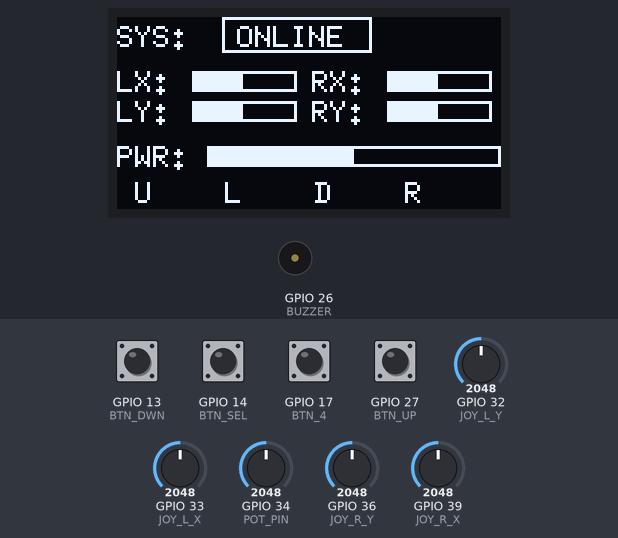
Simulated run of this sketch. Board: ESP32. Shown: 128×64 one-colour display, buzzer (waves = sounding). The inputs (shaded band) are chosen by the test bench; at power-on: GPIO 13 (BTN_DWN), GPIO 14 (BTN_SEL), GPIO 17 (BTN_4), GPIO 27 (BTN_UP) HIGH, GPIO 32 (JOY_L_Y) = 2048, GPIO 33 (JOY_L_X) = 2048, GPIO 34 (POT_PIN) = 2048, GPIO 36 (JOY_R_Y) = 2048, GPIO 39 (JOY_R_X) = 2048. USB keyboard and mouse output is not drawn.

Above: at 2.4 s.
2.5 s: GPIO 13 (BTN_DWN) pulled LOW for 0.15 s
At 2.62 s:
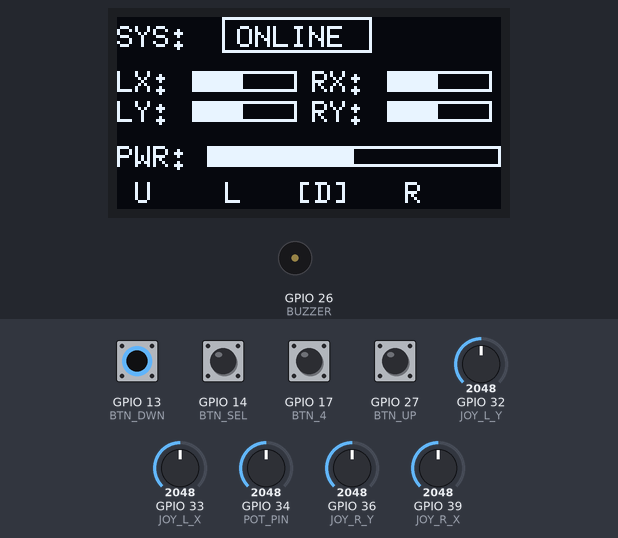
4.1 s: GPIO 14 (BTN_SEL) pulled LOW for 0.15 s
At 4.2 s:
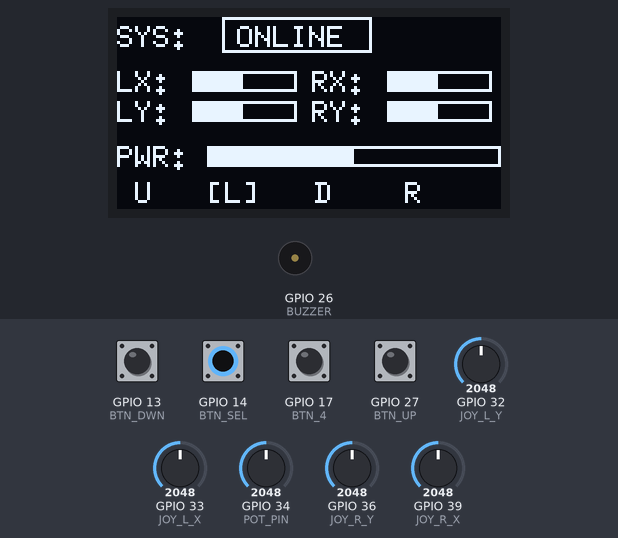
5.7 s: GPIO 17 (BTN_4) pulled LOW for 0.15 s
At 5.83 s:
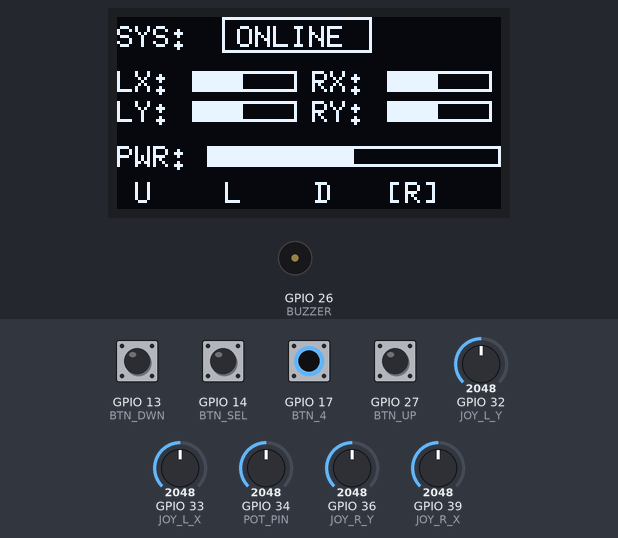
7.4 s: GPIO 27 (BTN_UP) pulled LOW for 0.15 s
At 7.51 s:
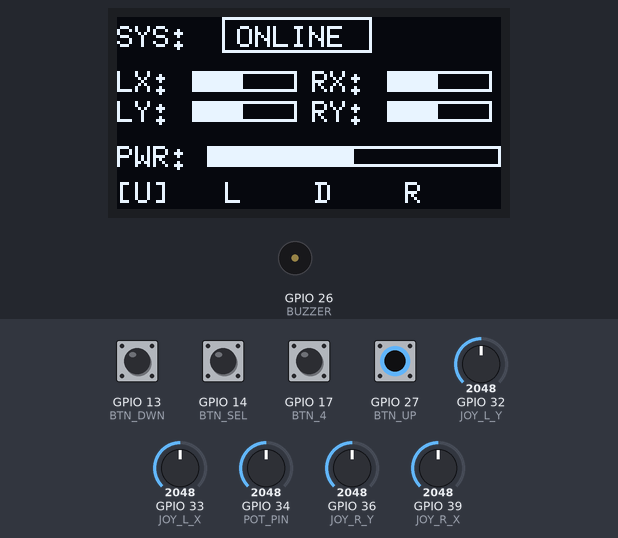
9.0 s: GPIO 32 (JOY_L_Y) set to 2866
At 9.3 s:
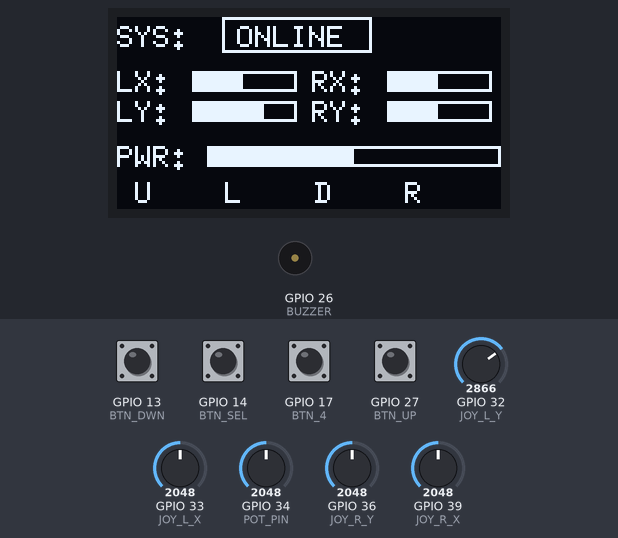
10.5 s: GPIO 33 (JOY_L_X) set to 2866
At 11.2 s:
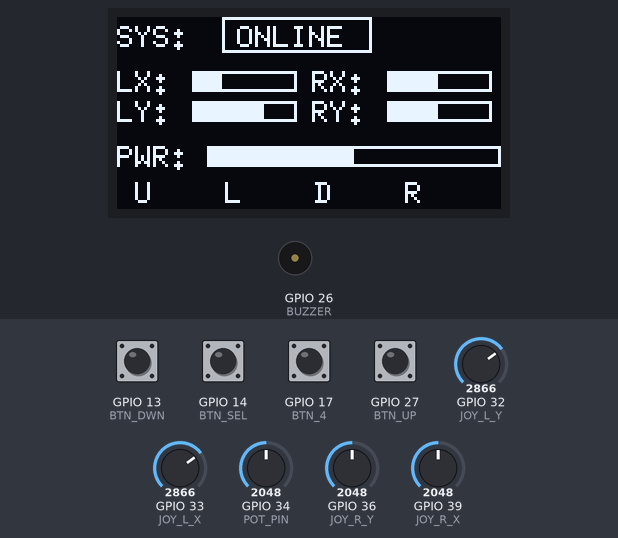
Timing chart, 0 to 13.0 s (numbered marks = the images above; inputs shaded):
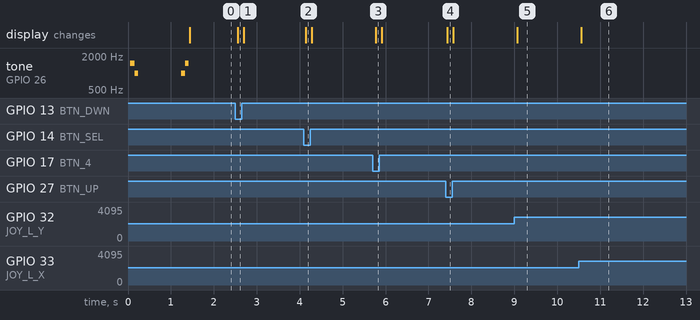

The sketch:

RB2_controller.ino
```cpp
#include <NimBLEDevice.h>
#include <Arduino.h>
#include <BleGamepad.h>
#include <U8g2lib.h>
#include <Wire.h>

// I am using 'U8G2' library for the OLED display.
U8X8_SSD1306_128X64_NONAME_HW_I2C u8x8(U8X8_PIN_NONE);
U8G2_SSD1306_128X64_NONAME_F_HW_I2C u8g2(U8G2_R0, U8X8_PIN_NONE, /* clock*/ 22, /* data*/ 21);

// 'NimBLE-Arduino' library by 'h2zero'
BleGamepad bleGamepad("Xbox Wireless Controller", "Microsoft", 100);

// Pin Definitions
const int JOY_L_X = 33;
const int JOY_L_Y = 32;
const int JOY_L_BT = 25;

const int JOY_R_X = 39;
const int JOY_R_Y = 36;
const int JOY_R_BT = 35;

const int POT_PIN = 34;

const int BTN_UP = 27;
const int BTN_SEL = 14;
const int BTN_DWN = 13;
const int BTN_4 = 17;

const int BUZZER = 26;

int temp = 0;
const char* connect = "OFFLINE";

void setup() {
  Serial.begin(115200);
  // Pin Modes
  pinMode(JOY_R_X, INPUT);
  pinMode(JOY_R_Y, INPUT);
  pinMode(JOY_L_X, INPUT);
  pinMode(JOY_L_Y, INPUT);
  pinMode(POT_PIN, INPUT);

  pinMode(JOY_L_BT, INPUT_PULLUP);
  pinMode(JOY_R_BT, INPUT);
  pinMode(BTN_UP, INPUT_PULLUP);
  pinMode(BTN_SEL, INPUT_PULLUP);
  pinMode(BTN_DWN, INPUT_PULLUP);
  pinMode(BTN_4, INPUT_PULLUP);
  pinMode(BUZZER, OUTPUT);

  // Initialize OLED
  u8g2.begin();

  // Start Bluetooth
  bleGamepad.begin();

  // Startup Screen
  u8g2.clearBuffer();
  u8g2.setFont(u8g2_font_profont17_tr);
  u8g2.drawStr(10, 35, "Booting OS...");
  u8g2.sendBuffer();

  //Turn ON buzzer
  tone(BUZZER, 1500);
  delay(100);
  tone(BUZZER, 1000);
  delay(80);
  noTone(BUZZER);

  delay(1000); //Give the controller time to setup properly
}

void drawInterface(int lx, int ly, int rx, int ry, int pot, bool b1, bool b2, bool b3, bool b4, const char* connect) {
  u8g2.clearBuffer();

  // Header
  u8g2.setFont(u8g2_font_6x10_tf);
  u8g2.drawStr(0, 10, "SYS:");
  u8g2.setCursor(40, 10);
  u8g2.print(connect);
  u8g2.drawFrame(35, 0, 50, 12); //Box around connection

  // Left Joystick display
  u8g2.drawStr(0, 25, "LX:");
  u8g2.drawFrame(25, 18, 35, 7);
  u8g2.drawBox(25, 18, map(lx, 0, 32767, 0, 35), 7);

  u8g2.drawStr(0, 35, "LY:");
  u8g2.drawFrame(25, 28, 35, 7);
  u8g2.drawBox(25, 28, map(ly, 0, 32767, 0, 35), 7);

  // Right Joystick display
  u8g2.drawStr(65, 25, "RX:");
  u8g2.drawFrame(90, 18, 35, 7);
  u8g2.drawBox(90, 18, map(rx, 0, 32767, 0, 35), 7);

  u8g2.drawStr(65, 35, "RY:");
  u8g2.drawFrame(90, 28, 35, 7);
  u8g2.drawBox(90, 28, map(ry, 0, 32767, 0, 35), 7);

  // Potentiometer display
  u8g2.drawStr(0, 50, "PWR:");
  u8g2.drawFrame(30, 43, 98, 7);
  u8g2.drawBox(30, 43, map(pot, 0, 32767, 0, 98), 7);

  // Button display
  u8g2.drawStr(0, 62, b1 ? "[U]" : " U ");
  u8g2.drawStr(30, 62, b2 ? "[L]" : " L ");
  u8g2.drawStr(60, 62, b3 ? "[D]" : " D ");
  u8g2.drawStr(90, 62, b4 ? "[R]" : " R ");

  u8g2.sendBuffer();
}

//For stablization of values
int getStableAxis(int currentVal, int middleVal, int threshold) {
  int offset = abs(currentVal - middleVal);

  if (offset <= threshold) {
    return middleVal;
  }
  return currentVal;
}

void loop() {
    // Read and Map Analog Inputs (0-4095 to 0-32767)
    int valLX = map(analogRead(JOY_L_X), 0, 4095, 32767, 0);
    int valLY = map(analogRead(JOY_L_Y), 0, 4095, 0, 32767);
    int valRX = map(analogRead(JOY_R_X), 0, 4095, 32767, 0);
    int valRY = map(analogRead(JOY_R_Y), 0, 4095, 0, 32767);

    // Stablize value
    valLX = getStableAxis(valLX, 17800, 300); //300 These are the values for my controller.
    valLY = getStableAxis(valLY, 15300, 200); //200 Make sure to calibrate yours.
    valRX = getStableAxis(valRX, 17600, 200); //200
    valRY = getStableAxis(valRY, 14700, 200); //200

    int valPot = map(analogRead(POT_PIN), 0, 4095, 0, 32767);

    // Read Buttons (Active Low)
    bool b1 = !digitalRead(BTN_UP);
    bool b2 = !digitalRead(BTN_SEL);
    bool b3 = !digitalRead(BTN_DWN);
    bool b4 = !digitalRead(BTN_4);

    if(bleGamepad.isConnected()) {
      //Set connection to ONLINE
      connect = "ONLINE";

      //Connected Buzzer
      if(temp == 0) {
      tone(BUZZER, 1000);
      delay(100);
      tone(BUZZER, 1500);
      delay(80);
      noTone(BUZZER);
      temp = 1;
      }

      // Send Bluetooth Data
      bleGamepad.setLeftThumb(valLX, valLY);
      bleGamepad.setRightThumb(valRX, valRY);
      bleGamepad.setSlider(valPot); // Using Potentiometer as a Trigger/Slider

      if(b1) bleGamepad.press(BUTTON_1); else bleGamepad.release(BUTTON_1);
      if(b2) bleGamepad.press(BUTTON_2); else bleGamepad.release(BUTTON_2);
      if(b3) bleGamepad.press(BUTTON_3); else bleGamepad.release(BUTTON_3);
      if(b4) bleGamepad.press(BUTTON_4); else bleGamepad.release(BUTTON_4);

      bleGamepad.sendReport();
    }
    else {
      //Ready BUZZER for reconnection
      temp = 0;
      //Set connection to OFFLINE
      connect = "OFFLINE";
    }

    // Update OLED Display
    drawInterface(valLX, valLY, valRX, valRY, valPot, b1, b2, b3, b4, connect);

  //Increase the "20" if the outputs keep fluctuating. It is set according to my controller.
  delay(20);
}
```

Measured:
- after the input at 2.5 s, the display: changes after 0.06 s (image 1)
- after the input at 4.1 s, the display: changes at once (image 2)
- after the input at 5.7 s, the display: changes after 0.07 s (image 3)
- after the input at 7.4 s, the display: changes at once (image 4)
- after the input at 9.0 s, the display: changes after 0.07 s (image 5)
- after the input at 10.5 s, the display: changes after 0.06 s (image 6)
- by itself, tone on GPIO 26 (BUZZER): plays 1500 Hz for 0.10 s, 1000 Hz for 0.08 s, 1000 Hz for 0.10 s, 1500 Hz for 0.08 s
